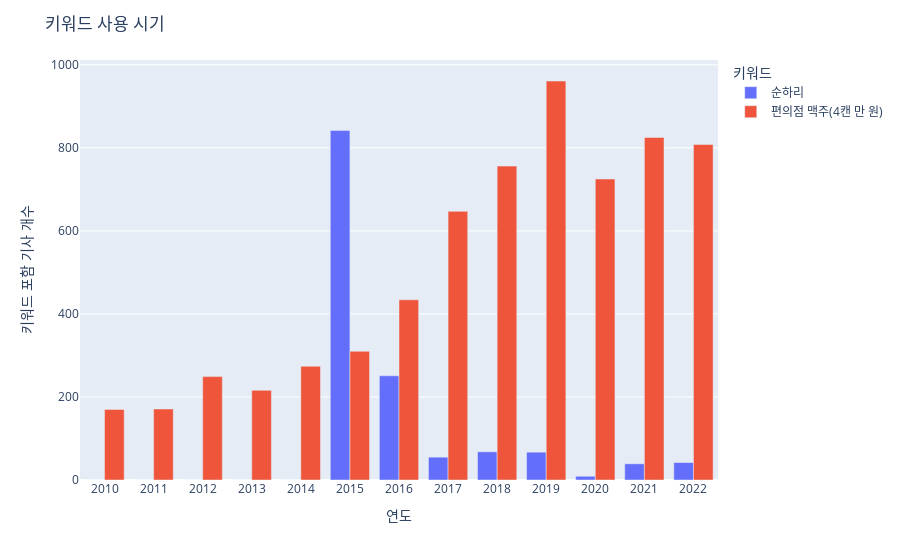

Notebook code for this chart:
### Code cell
import plotly.express as px

fig=px.bar(keyword2, barmode="group")
fig.update_layout(title_text='키워드 사용 시기')
fig.update_xaxes(title_text='연도', dtick=1)
fig.update_yaxes(title_text='키워드 포함 기사 개수')
fig.update_layout(legend_title='키워드')
fig.show()

### Figure 1 — Plotly figure (JSON) as saved in the notebook; plotly's stock layout.template omitted (floating-point values rounded to 4 significant figures)
{"data": [{"alignmentgroup": "True", "hovertemplate": "variable=순하리<br>date=%{x}<br>value=%{y}<extra></extra>", "legendgroup": "순하리", "marker": {"color": "#636efa", "pattern": {"shape": ""}}, "name": "순하리", "offsetgroup": "순하리", "orientation": "v", "showlegend": true, "textposition": "auto", "type": "bar", "x": [2010, 2011, 2012, 2013, 2014, 2015, 2016, 2017, 2018, 2019, 2020, 2021, 2022], "xaxis": "x", "y": [0, 0, 0, 0, 0, 842, 251, 55, 68, 67, 9, 39, 42], "yaxis": "y"}, {"alignmentgroup": "True", "hovertemplate": "variable=편의점 맥주(4캔 만 원)<br>date=%{x}<br>value=%{y}<extra></extra>", "legendgroup": "편의점 맥주(4캔 만 원)", "marker": {"color": "#EF553B", "pattern": {"shape": ""}}, "name": "편의점 맥주(4캔 만 원)", "offsetgroup": "편의점 맥주(4캔 만 원)", "orientation": "v", "showlegend": true, "textposition": "auto", "type": "bar", "x": [2010, 2011, 2012, 2013, 2014, 2015, 2016, 2017, 2018, 2019, 2020, 2021, 2022], "xaxis": "x", "y": [170, 171, 249, 216, 274, 310, 434, 647, 756, 961, 725, 825, 808], "yaxis": "y"}], "layout": {"barmode": "group", "legend": {"title": {"text": "키워드"}, "tracegroupgap": 0}, "margin": {"t": 60}, "title": {"text": "키워드 사용 시기"}, "xaxis": {"anchor": "y", "domain": [0, 1], "dtick": 1, "title": {"text": "연도"}}, "yaxis": {"anchor": "x", "domain": [0, 1], "title": {"text": "키워드 포함 기사 개수"}}}}
